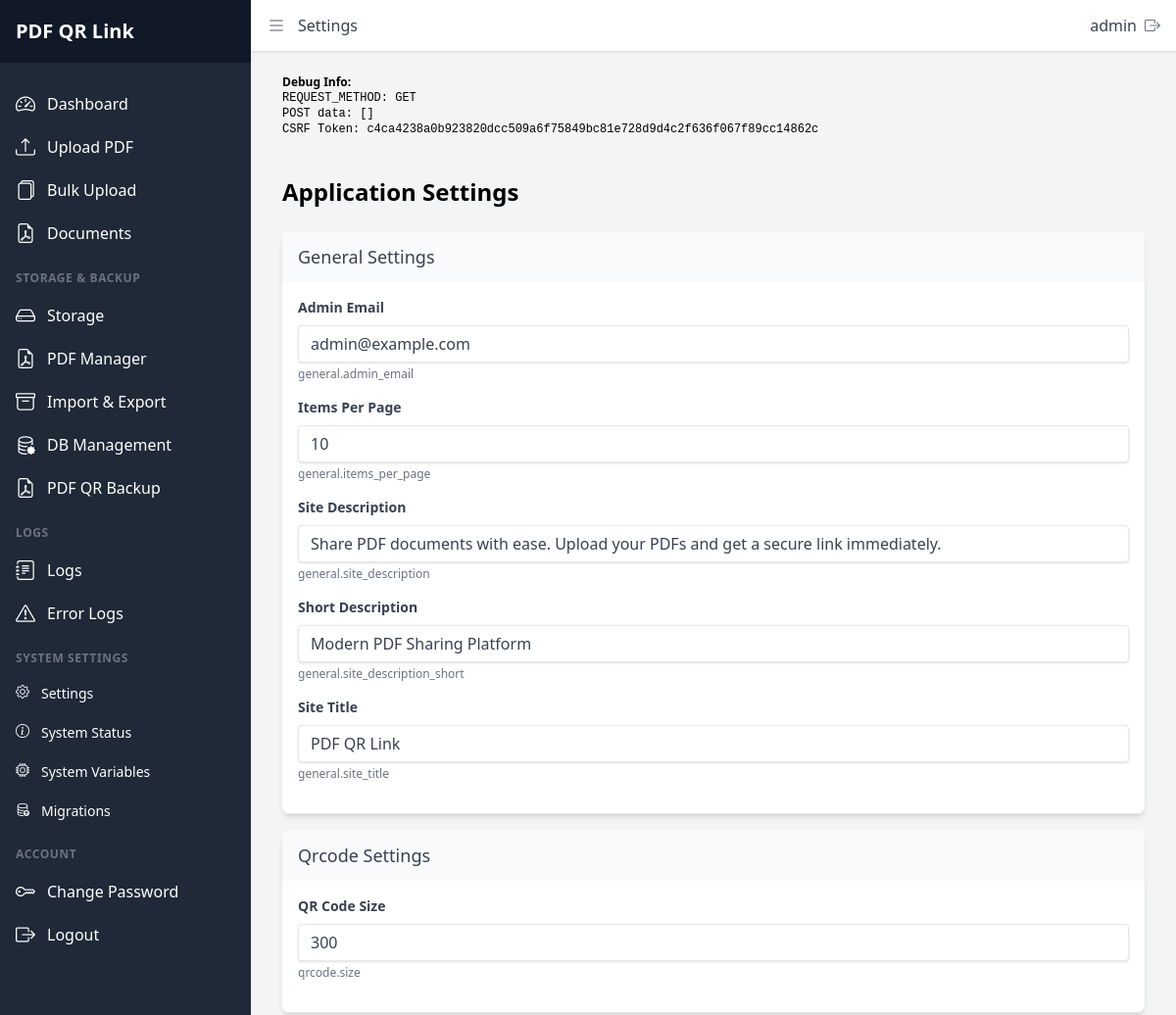
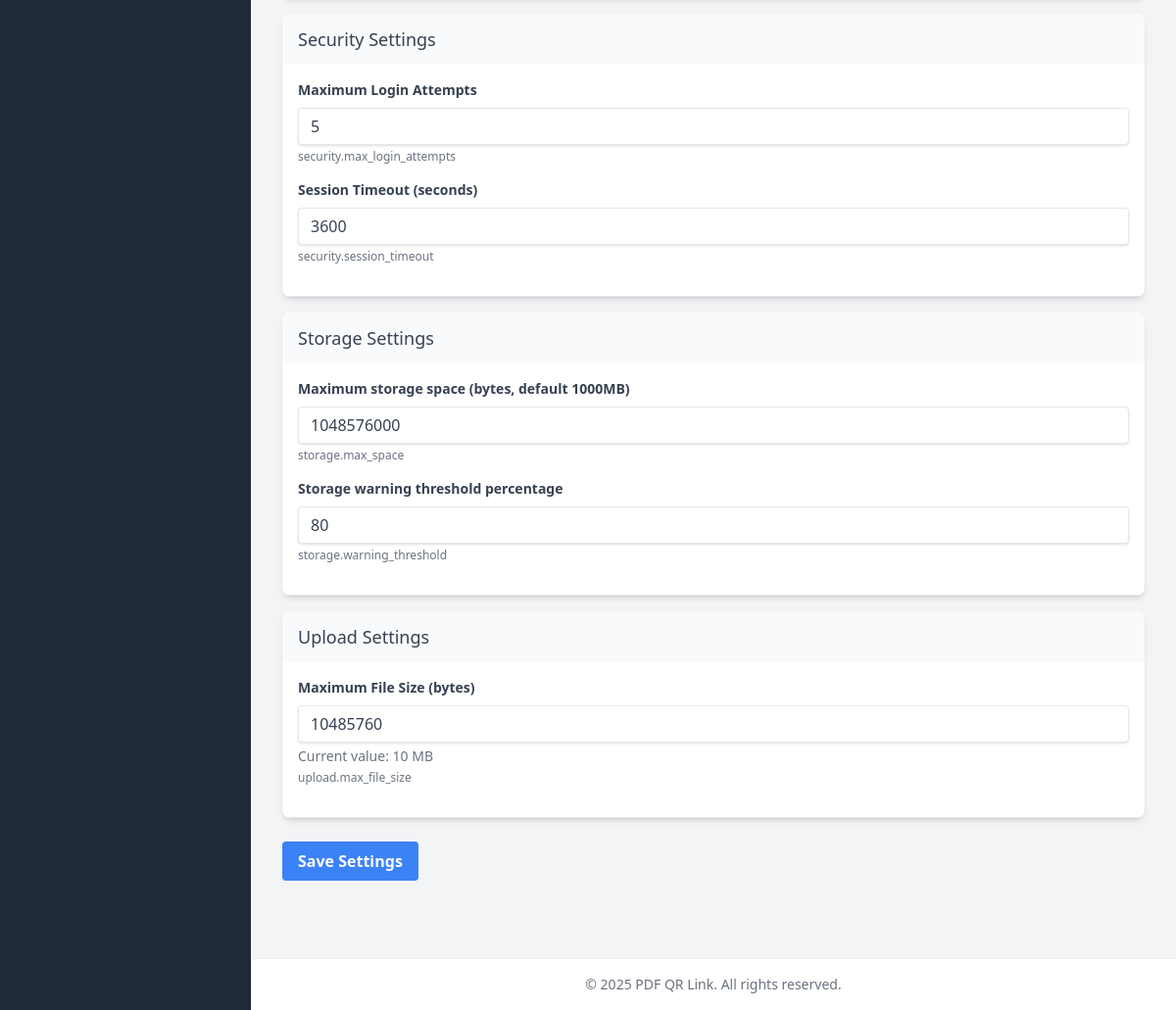
Screenshot of /admin/settings.php (signed in) with the database file from the repository (2 pictures, top to bottom).
### tables this page shows
CREATE TABLE settings (
        id INTEGER PRIMARY KEY AUTOINCREMENT,
        setting_key TEXT NOT NULL UNIQUE,
        setting_value TEXT NOT NULL,
        setting_description TEXT,
        setting_type TEXT DEFAULT 'text',
        is_public INTEGER DEFAULT 0,
        is_editable INTEGER DEFAULT 1,
        updated_at TIMESTAMP DEFAULT CURRENT_TIMESTAMP
    );

### admin/settings.php (the view, shortened to what the rows shown need)
<?php
$groupedSettings = [];
try {
    $db = getDbConnection();
    $stmt = $db->prepare("SELECT * FROM settings ORDER BY setting_key");
    $stmt->execute();
    $settingsData = $stmt->fetchAll(PDO::FETCH_ASSOC);
    foreach ($settingsData as $setting) {
        $parts = explode('.', $setting['setting_key']);
        $category = $parts[0];
        if (!isset($groupedSettings[$category])) {
            $groupedSettings[$category] = [];
        }
        $groupedSettings[$category][] = $setting;
    }
} catch (Exception $e) {
    $message = 'Error retrieving settings: ' . $e->getMessage();
    $messageType = 'error';
}
include_once 'header.php';
?>
<div class="container mx-auto px-4 py-8">
    <h1 class="text-2xl font-bold mb-6">Application Settings</h1>
    <form method="post" action="<?php echo htmlspecialchars($_SERVER['PHP_SELF']); ?>">
        <?php if (!empty($groupedSettings)): ?>
            <?php foreach ($groupedSettings as $category => $settings): ?>
                <div class="bg-white shadow-md rounded-lg overflow-hidden mb-4">
                    <div class="border-b border-gray-200">
                        <div class="bg-gray-50 px-4 py-3">
                            <h2 class="text-lg font-medium text-gray-700 capitalize"><?php echo ucfirst($category); ?> Settings</h2>
                        </div>
                        <div class="p-4">
                            <?php foreach ($settings as $setting): ?>
                                <div class="mb-4">
                                    <label class="block text-gray-700 text-sm font-bold mb-2" for="<?php echo str_replace('.', '_', $setting['setting_key']); ?>">
                                        <?php echo $setting['setting_description'] ?: ucfirst(str_replace('.', ' ', $setting['setting_key'])); ?>
                                    </label>
                                    <?php if ($setting['setting_type'] === 'boolean'): ?>
                                        <select
                                            id="<?php echo str_replace('.', '_', $setting['setting_key']); ?>"
                                            name="<?php echo str_replace('.', '_', $setting['setting_key']); ?>"
                                            <?php echo (isset($setting['is_editable']) && $setting['is_editable'] == 0) ? 'disabled' : ''; ?>
                                            class="shadow appearance-none border rounded w-full py-2 px-3 text-gray-700 leading-tight focus:outline-none focus:shadow-outline <?php echo (isset($setting['is_editable']) && $setting['is_editable'] == 0) ? 'bg-gray-100' : ''; ?>">
                                            <option value="1" <?php echo $setting['setting_value'] == '1' ? 'selected' : ''; ?>>Yes</option>
                                            <option value="0" <?php echo $setting['setting_value'] == '0' ? 'selected' : ''; ?>>No</option>
                                        </select>
                                    <?php elseif ($setting['setting_type'] === 'email'): ?>
                                        <input type="email"
                                            id="<?php echo str_replace('.', '_', $setting['setting_key']); ?>"
                                            name="<?php echo str_replace('.', '_', $setting['setting_key']); ?>"
                                            value="<?php echo htmlspecialchars($setting['setting_value']); ?>"
                                            <?php echo (isset($setting['is_editable']) && $setting['is_editable'] == 0) ? 'readonly' : ''; ?>
                                            class="shadow appearance-none border rounded w-full py-2 px-3 text-gray-700 leading-tight focus:outline-none focus:shadow-outline <?php echo (isset($setting['is_editable']) && $setting['is_editable'] == 0) ? 'bg-gray-100' : ''; ?>">
                                    <?php elseif ($setting['setting_type'] === 'number'): ?>
                                        <input type="number"
                                            id="<?php echo str_replace('.', '_', $setting['setting_key']); ?>"
                                            name="<?php echo str_replace('.', '_', $setting['setting_key']); ?>"
                                            value="<?php echo htmlspecialchars($setting['setting_value']); ?>"
                                            <?php echo (isset($setting['is_editable']) && $setting['is_editable'] == 0) ? 'readonly' : ''; ?>
                                            class="shadow appearance-none border rounded w-full py-2 px-3 text-gray-700 leading-tight focus:outline-none focus:shadow-outline <?php echo (isset($setting['is_editable']) && $setting['is_editable'] == 0) ? 'bg-gray-100' : ''; ?>">
                                    <?php else: ?>
                                        <input type="text"
                                            id="<?php echo str_replace('.', '_', $setting['setting_key']); ?>"
                                            name="<?php echo str_replace('.', '_', $setting['setting_key']); ?>"
                                            value="<?php echo htmlspecialchars($setting['setting_value']); ?>"
                                            <?php echo (isset($setting['is_editable']) && $setting['is_editable'] == 0) ? 'readonly' : ''; ?>
                                            class="shadow appearance-none border rounded w-full py-2 px-3 text-gray-700 leading-tight focus:outline-none focus:shadow-outline <?php echo (isset($setting['is_editable']) && $setting['is_editable'] == 0) ? 'bg-gray-100' : ''; ?>">
                                    <?php endif; ?>
                                    <?php if ($setting['setting_key'] === 'upload.max_file_size'): ?>
                                        <p class="text-sm text-gray-500 mt-1">Current value: <?php echo formatBytes((int)$setting['setting_value']); ?></p>
                                    <?php endif; ?>
                                    <p class="text-xs text-gray-500 mt-1"><?php echo $setting['setting_key']; ?></p>
                                </div>
                            <?php endforeach; ?>
                        </div>
                    </div>
                </div>
            <?php endforeach; ?>
        <?php else: ?>
            <div class="bg-yellow-100 border-l-4 border-yellow-500 text-yellow-700 p-4 mb-4">
                <p>No settings found. Please check database connection.</p>
            </div>
        <?php endif; ?>
    </form>
</div>
<?php include_once 'footer.php'; ?>

### admin/header.php (shortened to what the rows shown need)
<!DOCTYPE html>
<html lang="en">
<head>
    <link rel="stylesheet" href="<?php echo BASE_URL; ?>assets/css/tailwind.css?<?php echo CSS_CACHE_KEY; ?>">
    <link rel="stylesheet" href="https://cdnjs.cloudflare.com/ajax/libs/bootstrap-icons/1.11.3/font/bootstrap-icons.min.css" />
</head>
<body class="bg-gray-100 min-h-screen">
    <div x-data="{ sidebarOpen: false, sidebarPinned: true }"
         @resize.window="sidebarOpen = (window.innerWidth >= 768) ? sidebarPinned : false">
        <aside class="fixed inset-y-0 left-0 z-30 w-64 bg-gray-800 overflow-y-auto transition-all duration-300 transform"
             :class="{'translate-x-0': sidebarOpen, '-translate-x-full': !sidebarOpen, 'md:translate-x-0': sidebarPinned}">
            <div class="flex items-center justify-between h-16 bg-gray-900 px-4">
                <span class="text-white font-bold text-xl"><?php echo getSettingValue('general.site_title', 'PDF QR Link'); ?></span>
            </div>
        </aside>
        <div class="flex flex-col min-h-screen transition-all duration-300"
             :class="{'md:ml-64': sidebarPinned, 'ml-0': !sidebarPinned}">
            <main class="flex-grow p-4 relative z-0">

### admin/footer.php
            </main>
            <footer class="bg-white p-4 shadow mt-8">
                <div class="container mx-auto">
                    <p class="text-center text-gray-500 text-sm">
                        <?php
                        $footerText = getSettingValue('general.footer_text', '&copy; ' . date('Y') . ' ' . getSettingValue('general.site_title', 'PDF QR Link') . '. All rights reserved.');
                        echo $footerText;
                        ?>
                    </p>
                </div>
            </footer>
        </div>
    </div>
</body>
</html>

### rows the page displays
settings: setting_value "PDF QR Link", setting_description "Site Title", setting_key+setting_value+is_editable "PDF QR Link", setting_key "general.site_title", setting_value "© 2025 PDF QR Link. All rights reserved."
settings: setting_description "Admin Email", setting_key+setting_value+is_editable "admin@example.com", setting_key "general.admin_email"
settings: setting_description "Items Per Page", setting_key+setting_value+is_editable "10", setting_key "general.items_per_page"
settings: setting_description "Site Description", setting_key+setting_value+is_editable "Share PDF documents with ease. Upload your PDFs and get a secure link immediately.", setting_key "general.site_description"
settings: setting_description "Short Description", setting_key+setting_value+is_editable "Modern PDF Sharing Platform", setting_key "general.site_description_short"
settings: setting_description "QR Code Size", setting_key+setting_value+is_editable "300", setting_key "qrcode.size"
settings: setting_description "Maximum Login Attempts", setting_key+setting_value+is_editable "5", setting_key "security.max_login_attempts"
settings: setting_description "Session Timeout (seconds)", setting_key+setting_value+is_editable "3600", setting_key "security.session_timeout"
settings: setting_description "Maximum storage space (bytes, default 1000MB)", setting_key+setting_value+is_editable "1048576000", setting_key "storage.max_space"
settings: setting_description "Storage warning threshold percentage", setting_key+setting_value+is_editable "80", setting_key "storage.warning_threshold"
settings: setting_key "Upload", setting_description "Maximum File Size (bytes)", setting_key+setting_value+is_editable "10485760", setting_value "10 MB", setting_key "upload.max_file_size"

### other values shown
$pageTitle "Settings"
$_SESSION['username'] "admin"
$_SERVER['REQUEST_METHOD'] "GET"
json_encode($_POST, JSON_PRETTY_PRINT) "[]"
$_SESSION['settings_csrf_token'] "c4ca4238a0b923820dcc509a6f75849bc81e728d9d4c2f636f067f89cc14862c"
$category "General"
$category "Qrcode"
$category "Security"
$category "Storage"
